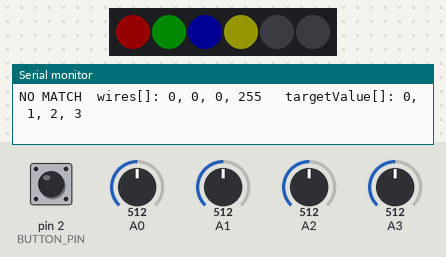
A sketch run on a simulated Arduino Uno, built with avr-gcc and run on an emulated ATmega328P. Parts: 6 RGB LEDs in strip order, left to right, the last lines printed to the serial monitor. Inputs (shaded band) come from the test bench; at power-on: pin 2 (BUTTON_PIN) HIGH, A0 = 512, A3 = 512, A1 = 512, A2 = 512. Dim RGB values are drawn brighter than linear; random numbers use the default seed unless the sketch sets one.

Above: at 5.2 s.
5.3 s: pin 2 (BUTTON_PIN) pulled LOW for 0.15 s
At 5.85 s:
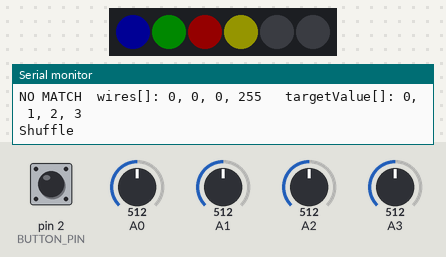
6.0 s: A0 set to 716
9.0 s: A3 set to 992
12.0 s: pin 2 (BUTTON_PIN) pulled LOW for 1 s
At 13.4 s:
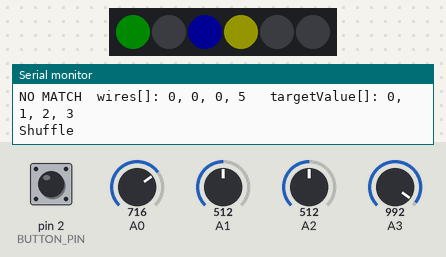
13.6 s: A1 set to 716
16.6 s: A2 set to 716
Timing chart, 0 to 19.6 s (numbered marks = the images above; inputs shaded):
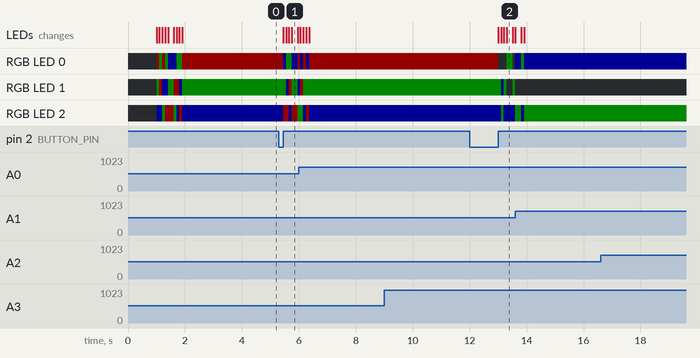

Measured:
- after the input at 5.3 s, RGB LED 0: RGB(20, 0, 0) → RGB(0, 0, 20) after 0.15 s, → RGB(0, 10, 0) 0.10 s later, → RGB(0, 0, 20) 0.20 s later, → RGB(20, 0, 0) 0.20 s later; RGB LED 1: RGB(0, 10, 0) → RGB(0, 0, 20) after 0.25 s, → RGB(20, 0, 0) 0.10 s later, → RGB(0, 10, 0) 0.10 s later, → RGB(0, 0, 20) 0.20 s later
- after the input at 12.0 s, RGB LED 0: RGB(20, 0, 0) → off after 1.0 s, → RGB(0, 10, 0) 0.30 s later, → off 0.20 s later; RGB LED 1: RGB(0, 10, 0) → RGB(0, 0, 20) after 1.1 s, → RGB(0, 10, 0) 0.10 s later, → off 0.10 s later, → RGB(0, 10, 0) 0.20 s later

The sketch:

gordian_knot.ino
```cpp
#define SKETCH "gordian_knot.ino"
/*
   Escape room game where the player has to untie a knot of wires.
   The wires are connected to a voltage divider ladder and labeled Red, Green, Blue and Yellow.
   The analog pins are connected to a contact which has an RGB LED next to it.
   When the game starts the target order is shuffled and indicated with the LEDs next to the contacts.
   The object is to move the wires by color to the contacts indicated by the LEDS.

   Future plans:
   There will be timeouts involved.
   No more than two contacts can be broken at any time or the game reshuffles.
   No contacts can be broken for more then x-seconds, or the game reshuffles.
*/

#define FASTLED_INTERNAL  // add this before including FastLED.h. Silences the Pragme message.
#include<FastLED.h>
#include <stdio.h>                      // for function sprintf
#include <EasyButton.h>                 // For debugging button

const uint8_t LED_PIN = 7;
const uint8_t NUM_LEDS = 6;             // There are six LEDs on my test board.

#define COLOR_ORDER RGB
#define BRIGHTNESS  20
#define LED_TYPE WS2811
CRGB leds[NUM_LEDS];                  // Array for the string of LEDS
CRGB colors[] = {CRGB::Red, CRGB::Green, CRGB::Blue, CRGB::Yellow, CRGB::Black, CRGB::Black};

static int colorPtr[] = {0, 1, 2, 3};
int targetValue[] = {0, 1, 2, 3};       // Dynamic array, target is the color we want at that position.
int wires[3];                         // Array of the wires connections

static char *colorStr[] = {"red", "grn", "blu", "yel", "low", "-x-"};
char *ledColor[4];                    //Array of the human readable LED colors.

#define BUTTON_PIN 2
EasyButton button(BUTTON_PIN);        // Instance of the button.
// Callback function to be called when the button is pressed.
void onPressed()
{
  Serial.println("Shuffle");
  shuffle_target();
}


//-------------------- Global Values --------------------
/*
  // low-high values. Need for calibration only
  int blueLow = 1023;
  int blueHigh = 0;
  int redLow = 1023;
  int redHigh = 0;
  int greenLow = 1023;
  int greenHigh = 0;
  int yellowLow = 1023;
  int yellowHigh = 0;
*/

int i = 0;

// Initialize the low-high ranges
int vRedLow = 200;
int vRedHigh = vRedLow + 99;
int vGreenLow = 400;
int vGreenHigh = vGreenLow + 99;
int vBlueLow = 600;
int vBlueHigh = vBlueLow + 99;
int vYellowLow = 800;
int vYellowHigh = vYellowLow + 99;


// Analog values
int a0Value;
int a1Value;
int a2Value;
int a3Value;

bool xFlag = false;

//----------------------------------------


//-------------------- setup --------------------
void setup() {
  Serial.begin(115200);
  Serial.println();
  Serial.println(F("--------------------"));
  Serial.println(F(SKETCH));

  // Initialize the button.
  button.begin();
  // callback function to be called when the button is pressed.
  button.onPressed(onPressed);

  randomSeed(analogRead(5));

  pinMode(A0, INPUT_PULLUP);
  pinMode(A1, INPUT_PULLUP);
  pinMode(A2, INPUT_PULLUP);
  pinMode(A3, INPUT_PULLUP);

  delay(1000);
  FastLED.addLeds<LED_TYPE, LED_PIN, COLOR_ORDER>(leds, NUM_LEDS).setCorrection(TypicalLEDStrip);
  FastLED.setBrightness(BRIGHTNESS);


  //Initial colors
  colorBlack();
  shuffle_target();

  showAnalog();
  getWires();                       // Get the wire connections into an array
  showWires();                      // Show the wires array
  showTargetValue();
  mapLeds();
  Serial.println(F("\n--run----------------"));
  delay(2000);

}


//-------------------- loop --------------------
void loop() {
  // Read the status of the button.
  button.read();

  // Read the analog pins to determine which analog input is connected in the voltage divider ladder.
  getAnalog();

  /*
    //Calibration functions
    //showAnalog();
    //showLowHigh();            // Show low-highs
    //showAverage();            // Show the analog pin averages
    //showResult();             // Show which wires are plugged in.
  */


  getWires();                         // Get the wire connections into an array
  //showWires();                        // Show the wires array
  showAllN();                         // show all data


  if (array_cmp(targetValue, wires, 4, 4)) {
    Serial.print(F("MATCH"));
    showMatch();
    leds[5] = CRGB::Green;
    FastLED.show();
  } else {
    Serial.print(F("NO MATCH"));
    showMatch();
    leds[5] = CRGB::Black;
    FastLED.show();
  }


  delay(5);


}
```

functions.ino
```cpp
//-------------------- getAnalog --------------------
void getAnalog() {                // Read the voltage divider value on the Analog pins.
  a0Value = analogRead(A0);
  a1Value = analogRead(A1);
  a2Value = analogRead(A2);
  a3Value = analogRead(A3);
}


//-------------------- getWires --------------------
void getWires() {
  // Get the wire connections into an array.
  // The analog pins are connected to the voltage ladder by colored contacts.

  // A0 is the blue wire.
  // When conected to a v contact, the value of the contact color is read.
  if (a0Value > vYellowHigh) wires[0] = 5;                          // Disconnected
  if (a0Value < vRedLow) wires[0] = 4;                              // Low- should never see this
  if (a0Value > vRedLow && a0Value < vRedHigh) wires[0] = 0;        //(Red)
  if (a0Value > vGreenLow && a0Value < vGreenHigh) wires[0] = 1;    //(Green)
  if (a0Value > vBlueLow && a0Value < vBlueHigh) wires[0] = 2;      //(Blue)
  if (a0Value > vYellowLow && a0Value < vYellowHigh) wires[0] = 3;  //(Yellow)

  if (a1Value > vYellowHigh) wires[1] = 5;
  if (a1Value < vRedLow) wires[1] = 4;
  if (a1Value > vRedLow && a1Value < vRedHigh) wires[1] = 0;
  if (a1Value > vGreenLow && a1Value < vGreenHigh) wires[1] = 1;
  if (a1Value > vBlueLow && a1Value < vBlueHigh) wires[1] = 2;
  if (a1Value > vYellowLow && a1Value < vYellowHigh) wires[1] = 3;

  if (a2Value > vYellowHigh) wires[2] = 5;
  if (a2Value < vRedLow) wires[2] = 4;
  if (a2Value > vRedLow && a2Value < vRedHigh) wires[2] = 0; //(Red)
  if (a2Value > vGreenLow && a2Value < vGreenHigh) wires[2] = 1; //(Green)
  if (a2Value > vBlueLow && a2Value < vBlueHigh) wires[2] = 2; //(Blue)
  if (a2Value > vYellowLow && a2Value < vYellowHigh) wires[2] = 3; //(Yellow)

  if (a3Value > vYellowHigh) wires[3] = 5;
  if (a3Value < vRedLow) wires[3] = 4;
  if (a3Value > vRedLow && a3Value < vRedHigh) wires[3] = 0; //(Red)
  if (a3Value > vGreenLow && a3Value < vGreenHigh) wires[3] = 1; //(Green)
  if (a3Value > vBlueLow && a3Value < vBlueHigh) wires[3] = 2; //(Blue)
  if (a3Value > vYellowLow && a3Value < vYellowHigh) wires[3] = 3; //(Yellow)
}


//-------------------- showAnalog --------------------
void showAnalog() {
  // Show the analog pin values
  //static int i = 0;
  char str[64];

  getAnalog();
  //Print every 100 loops
  //i = (i + 1) % 100;
  //if (i == 0) {
  sprintf(str, "Analog: A0:%4d,   A1:%4d,   A2:%4d,   A3:%4d", a0Value, a1Value, a2Value, a3Value);
  Serial.println(str);
  //}
}


//-------------------- showWires --------------------
void showWires() {
  // Show the wires array
  static int i = -1;
  char str[64];

  //Print every 100 loops
  i = (i + 1) % 100;
  if (i == 0) {
    sprintf(str, "Wires: A0:%2d,   A1:%2d,   A2:%2d,   A3:%2d", wires[0], wires[1], wires[2], wires[3]);
    Serial.println(str);
  }
}


/*
  //-------------------- showColorPtr --------------------
  void showColorPtr() {
  // Show the colorPtr array
  static int i = -1;
  char str[64];

  //Print every 1000 loops
  i = (i + 1) % 1000;
  if (i == 0) {
    sprintf(str, "colorPtr[]: %d:%s, %d:%s, %d:%s, %d:%s", colorPtr[0], colorStr[colorPtr[0]], colorPtr[1], colorStr[colorPtr[1]], colorPtr[2],  colorStr[colorPtr[2]], colorPtr[3], colorStr[colorPtr[3]]);
    Serial.println(str);
  }
  }
*/


//-------------------- showTargetValue --------------------
void showTargetValue() {
  // Show the targetValue array
  static int i = -1;
  char str[64];

  //Print every 1000 loops
  i = (i + 1) % 1000;
  if (i == 0) {
    sprintf(str, "targetValue[]: %d:%s, %d:%s, %d:%s, %d:%s", targetValue[0], colorStr[targetValue[0]], targetValue[1], colorStr[targetValue[1]], targetValue[2],  colorStr[targetValue[2]], targetValue[3], colorStr[targetValue[3]]);
    Serial.println(str);
  }
}


//-------------------- showAll --------------------
void showAll() {
  static int i = -1;
  char str1[64];
  char str2[64];
  char str3[64];
  char str4[64];
  char str5[64];

  //Print every 100 loops
  i = (i + 1) % 100;
  if (i == 0) {
    sprintf(str1, "targetValue[]: %d:%s, %d:%s, %d:%s, %d:%s", targetValue[0], colorStr[targetValue[0]], targetValue[1], colorStr[targetValue[1]], targetValue[2],  colorStr[targetValue[2]], targetValue[3], colorStr[targetValue[3]]);
    sprintf(str2, "Wires[]: %s, %s, %s, %s", colorStr[wires[0]], colorStr[wires[1]], colorStr[wires[2]], colorStr[wires[3]]);
    sprintf(str3, "Analog: %4d, %4d, %4d, %4d", a0Value, a1Value, a2Value, a3Value);
    sprintf(str4, "LedColor: %s, %s, %s, %s", ledColor[0], ledColor[1], ledColor[2], ledColor[3]);
    //Serial.print(str1);
    //Serial.print(F("   "));
    Serial.print(str1);             // targetValue
    Serial.print(F("   "));
    Serial.print(str2);           // wires
    Serial.print(F("   "));
    Serial.println(str4);           // LED Colors

  }

}

//-------------------- showAllN --------------------
void showAllN() {
  static int i = -1;
  char str1[64];
  char str2[64];
  char str3[64];

  //Print every 100 loops
  i = (i + 1) % 100;
  if (i == 0) {
    sprintf(str1, "targetValue[]: %d:%s, %d:%s, %d:%s, %d:%s", targetValue[0], colorStr[targetValue[0]], targetValue[1], colorStr[targetValue[1]], targetValue[2],  colorStr[targetValue[2]], targetValue[3], colorStr[targetValue[3]]);
    sprintf(str2, "Wires[]: %d %d %d %d", wires[0], wires[1], wires[2], wires[3]);
    sprintf(str3, "LedColor: %s, %s, %s, %s", ledColor[0], ledColor[1], ledColor[2], ledColor[3]);

    Serial.print(str1);
    Serial.print(F("   "));
    Serial.print(str2);
    Serial.print(F("   "));
    Serial.print(str3);
    Serial.println();
  }

}

//-------------------- showResult --------------------
void showResult() {
  // Function to show which wires are connected to the analog ports.
  // If the analog pin is floating, the reading is greater than 1000
  // due to the pullup in the analog pin init.

  static int i = 0;

  //Show the target ranges:
  if (!xFlag) {
    char str[120];
    sprintf(str, "vRedLow= %4d  vRedHigh= %4d\nvGreenLow= %4d  vGreenHigh= %4d\nvBlueLow= %4d  vBlueHigh= %4d\nvYellowLow= %4d  vYellowHigh= %4d\n", vRedLow, vRedHigh, vGreenLow, vGreenHigh, vBlueLow, vBlueHigh, vYellowLow, vYellowHigh);
    Serial.println(str);
    delay(5000);
    xFlag = true;
  }


  //Print every 100 loops
  i = (i + 1) % 100;
  if (i == 0) {
    if (a0Value > vYellowHigh) Serial.print ("->-, ");
    if (a0Value < vRedLow) Serial.print ("-<-, ");
    if (a0Value > vRedLow && a0Value < vRedHigh) Serial.print ("yel, ");
    if (a0Value > vGreenLow && a0Value < vGreenHigh) Serial.print ("grn, ");
    if (a0Value > vBlueLow && a0Value < vBlueHigh) Serial.print ("red, ");
    if (a0Value > vYellowLow && a0Value < vYellowHigh) Serial.print ("blu, ");

    if (a1Value > vYellowHigh) Serial.print ("->-, ");
    if (a1Value < vRedLow) Serial.print ("-<-, ");
    if (a1Value > vRedLow && a1Value < vRedHigh) Serial.print ("yel, ");
    if (a1Value > vGreenLow && a1Value < vGreenHigh) Serial.print ("grn, ");
    if (a1Value > vBlueLow && a1Value < vBlueHigh) Serial.print ("red, ");
    if (a1Value > vYellowLow && a1Value < vYellowHigh) Serial.print ("blu, ");

    if (a2Value > vYellowHigh) Serial.print ("->-, ");
    if (a2Value < vRedLow) Serial.print ("-<-, ");
    if (a2Value > vRedLow && a2Value < vRedHigh) Serial.print ("yel, ");
    if (a2Value > vGreenLow && a2Value < vGreenHigh) Serial.print ("grn, ");
    if (a2Value > vBlueLow && a2Value < vBlueHigh) Serial.print ("red, ");
    if (a2Value > vYellowLow && a2Value < vYellowHigh) Serial.print ("blu, ");

    if (a3Value > vYellowHigh) Serial.print ("->-, ");
    if (a3Value < vRedLow) Serial.print ("-<-, ");
    if (a3Value > vRedLow && a3Value < vRedHigh) Serial.print ("yel");
    if (a3Value > vGreenLow && a3Value < vGreenHigh) Serial.print ("grn");
    if (a3Value > vBlueLow && a3Value < vBlueHigh) Serial.print ("red");
    if (a3Value > vYellowLow && a3Value < vYellowHigh) Serial.print ("blu");

    Serial.println();
  }
}


//-------------------- colorBlack --------------------
void colorBlack() {
  leds[0] = CRGB::Black;
  leds[1] = CRGB::Black;
  leds[2] = CRGB::Black;
  leds[3] = CRGB::Black;
  leds[4] = CRGB::Black;
  leds[5] = CRGB::Black;
  FastLED.show();
}


//------------------- bubbleUnsort --------------------
//Function to unsort an array.
//(Random with no duplicates)

void bubbleUnsort(int *list, int elem)
{
  for (int a = elem - 1; a > 0; a--)
  {
    int r = random(a + 1);
    if (r != a)
    {
      int temp = list[a];
      list[a] = list[r];
      list[r] = temp;
    }
  }
}


//------------------- shuffle_target --------------------
void shuffle_target() {
  //Shuffle the target colors
  for (int i = 0; i < 10; i++) {
    bubbleUnsort(targetValue, 3);
    leds[0] = colors[colorPtr[targetValue[0]]];
    leds[1] = colors[colorPtr[targetValue[1]]];
    leds[2] = colors[colorPtr[targetValue[2]]];
    leds[3] = colors[colorPtr[targetValue[3]]];
    FastLED.show();
    delay(100);
  }
}


//------------------- mapLeds --------------------
//Map the LEDS according to the target values
//The LEDs are co-located with the Analog pins.
//The wires are hard coded with the voltage ladder.

void mapLeds() {
  for (int i = 0; i < 4; i++) {
    if (targetValue[i] == 0) {
      leds[i] = colors[0];  // Red
      ledColor[i] = "Red";
    }
    if (targetValue[i] == 1) {
      leds[i] = colors[1];  // Green
      ledColor[i] = "Grn";
    }
    if (targetValue[i] == 2) {
      leds[i] = colors[2];  // Blue
      ledColor[i] = "Blu";
    }
    if (targetValue[i] == 3) {
      leds[i] = colors[3];  // Yellow
      ledColor[i] = "Yel";
    }
  }

  FastLED.show();

}


//------------------- array_cmp --------------------
//Function to compare two arrays.
boolean array_cmp(int *a, int *b, int len_a, int len_b) {
  int n;
  // if their lengths are different, return false
  if (len_a != len_b) return false;

  // test each element to be the same. if not, return false
  //for (n = 0; n < len_a; n++) if (a[n] != b[n]) return false;
  for (n = 0; n < len_a; n++){
    if (a[n] != b[n]) return false;
  }

  //ok, if we have not returned yet, they are equal :)
  return true;
}


//------------------- showMatch --------------------
// A debug routine to show the matching arrays.
//(Because memcmp doesn't appear to work).
void showMatch() {
  char str1[64];
  char str2[64];

  sprintf(str1, "  wires[]: %d, %d, %d, %d", wires[0], wires[1], wires[2], wires[3]);
  sprintf(str2, "targetValue[]: %d, %d, %d, %d", targetValue[0], targetValue[1], targetValue[2], targetValue[3]);
  Serial.print(str1);
  Serial.print(F("   "));
  Serial.println(str2);
}


/*
  //-------------------- showLowHigh --------------------
  // Used for calibration of the analog pin values.
  void showLowHigh() {
  static int i = 0;
  //Used for calibration.
  //This will show the range of what the analog pins read.

  if (a0Value < blueLow) blueLow = a0Value;
  if (a0Value > blueHigh) blueHigh = a0Value;

  if (a1Value < redLow) redLow = a1Value;
  if (a1Value > redHigh) redHigh = a1Value;

  if (a2Value < greenLow) greenLow = a2Value;
  if (a2Value > greenHigh) greenHigh = a2Value;

  if (a3Value < yellowLow) yellowLow = a3Value;
  if (a3Value > yellowHigh) yellowHigh = a3Value;


  //Print every 100 loops
  i = (i + 1) % 100;
  if (i == 0) {
    char str[120];
    sprintf(str, "A0:%4d-%4d,   A1:%4d-%4d,   A2:%4d-%4d,   A3:%4d-%4d", blueLow, blueHigh, redLow, redHigh, greenLow, greenHigh, yellowLow, yellowHigh);
    Serial.println(str);
  }
  }
*/

/*
  //-------------------- showAverage --------------------
  void showAverage() {
  //Used for calibration.
  //This will show the average of what the analog pins read.

  static int i = 0;

  //Print every 100 loops
  i = (i + 1) % 100;
  if (i == 0) {
    char str[80];
    sprintf(str, "A0= %4d     A1= %4d     A2= %4d     A3= %4d", a0Value, a1Value, a2Value, a3Value);
    Serial.println(str);
  }
  }

*/


/*
  //-------------------- Examples ------------------
  //leds[0] = colors[0];          //Array
  //leds[1] = CRGB( 0, 255, 0);   //RGB
  //leds[2] = 0xFF007F;           //Hex color code
  //leds[3] = CRGB::Yellow;       //HTML colors
  //#define redColor CRGB(Red)    //Define a color
  //leds[1] = redColor            //And use it.
*/
```
